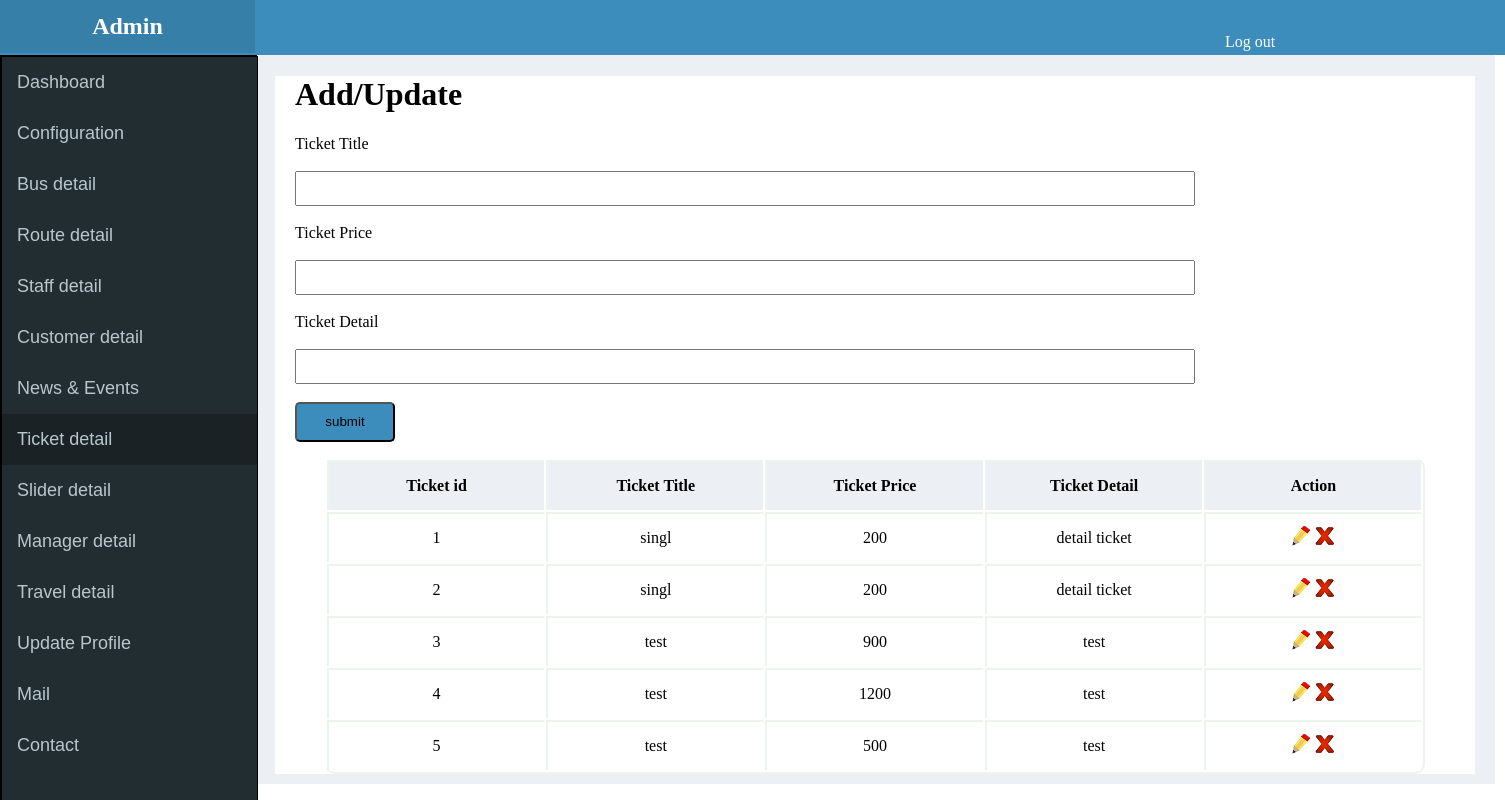
Page /admin/ticket.php (signed in) on the committed database.
### tables this page shows
CREATE TABLE IF NOT EXISTS `ticket_tbl` (
  `ticket_id` int(11) NOT NULL,
  `ticket_title` varchar(255) NOT NULL,
  `ticket_price` varchar(255) NOT NULL,
  `ticket_detail` varchar(255) NOT NULL
);

### admin/classes/general.class.php (called while the page is built, shortened)
	<?php
class general
{
	function table_data($table,$where,$order,$limit)
	{
		$query = "select * from ".$table." ".$where." ".$order." ".$limit;
		$conn = mysqli_connect(HOST,USER,PASS,DB);
		$sql = mysqli_query($conn,$query);
		$i=0;
		while($row = mysqli_fetch_assoc($sql))
		{
			$data[$i] = $row;
			$i++;
		}
		return $data;
	}
}
?>

### admin/classes/login.class.php (called while the page is built, shortened)
<?php
class login
{
	function check_login()
	{
		$conn = mysqli_connect(HOST,USER,PASS,DB);
		 $query = "select * from user_tbl where user_id = ".$_SESSION['webapp']['user']['user_id'];
		$sql = mysqli_query($conn,$query);
		$data = mysqli_num_rows($sql);
	}
}
?>

### admin/ticket.php (the view, shortened to what this page needs)
<?php
include('../config.php');
$check = new login;
$check->check_login();
?>
<?php include(ADMIN_PATH.'include/header.php'); ?>
<?php include(ADMIN_PATH.'include/sidbar.php'); ?>
<?php
	$gen = new general;
	$table_data = $gen->table_data('ticket_tbl','',"order by ticket_id asc","");
	?>
<htlm>
<head>
<link rel="stylesheet" href="css/style.css">
</head>
<body>
<div class="main_body">
<div class="main_inner">
<div class="form_insert">
<h1>Add/Update</h1>
<form action="<?php echo ADMIN_URL; ?>action/general.action.php" method="post"	enctype="multipart/form-data">
Ticket Title<br><br>
<input type="text" name="ticket_title"  value= "<?php if(isset($_GET['edit']) && $_GET['edit']!=""){echo $editdata ['ticket_title']; } ?>" required style="width:900px;height:35px;"><br><br>
Ticket Price	<br><br>
<input type="text" name="ticket_price"  value="<?php if(isset($_GET['edit']) && $_GET['edit']!=""){echo $editdata ['ticket_price']; } ?>" required style="width:900px;height:35px;"><br><br>
Ticket Detail	<br><br>
<input type="text" name="ticket_detail" value="<?php if(isset($_GET['edit']) && $_GET['edit']!=""){echo $editdata ['ticket_detail']; } ?>" required  style="width:900px;height:35px;"><br><br>
<input type="submit" name="submit" value="submit" style="width:100px;height:40px;background-color:#3C8DBC;border-radius:5px;">
</form>
  </div>
<table style="border-bottom:2px solid #ECF5ED;border-right:2px solid #ECF5ED; width:1100px;margin:0 auto;border-radius:10px;">
<tr>
     <th style="background-color:#ECF0F5;height:50px;width:150px;border-color:#ECF5ED;">
		Ticket id
	</th>
	<th style="background-color:#ECF0F5;height:50px;width:150px;border-color:#ECF5ED;">
		Ticket Title
	</th>
	<th style="background-color:#ECF0F5;height:50px;width:150px;border-color:#ECF5ED;">
		  Ticket Price
	</th>
	<th style="background-color:#ECF0F5;height:50px;width:150px;border-color:#ECF5ED;">
		Ticket Detail
	</th>
		<th style="background-color:#ECF0F5;height:50px;width:150px;border-color:#ECF5ED;">
		Action
	</th>
</tr>
<?php
	$counter=0;
    foreach($table_data as $each_row){  $counter++ ?>
<tr style="border-bottom:1px solid #000;">
	<td style="background-color:#FFFFFF;height:50px;width:150px;border-color:#ECF5ED;">
	<?php echo $counter; ?>
	</td>
	<td style="background-color:#FFFFFF;height:50px;width:150px;border-color:#ECF5ED;">
	<?php echo $each_row['ticket_title'] ?>
	</td>
	<td style="background-color:#FFFFFF;height:50px;width:150px;border-color:#ECF5ED;">
	   <?php echo $each_row['ticket_price'] ?>
	</td>
	<td style="background-color:#FFFFFF;height:50px;width:150px;border-color:#ECF5ED;">
	<?php echo $each_row['ticket_detail'] ?>
	</td>
	<td style="background-color:#FFFFFF;height:50px;width:150px;border-color:#ECF5ED;">
		 <a href="<?php echo ADMIN_URL.'ticket.php?edit='.$each_row['ticket_id'] ?>"><img src="image/edit.png"></a>
		<a onClick="return confirmation();" href="<?php echo ADMIN_URL.'ticket.php?delete='.$each_row['ticket_id'] ?>"><img src="image/delete.png"></a>
		</td>
	</tr>
 <?php  } ?>
	</table>
	</div>
	</div>
</body>
</html>

### admin/css/style.css (style rules this page uses)
body { padding:0 auto; margin:0 auto; }
.main_body { width:1240px; height:auto; background-color:#ECF0F5; padding-bottom:10px; margin-left:255px; margin-top:55px; float:left; }
.main_inner { width:1200px; height:auto; background-color:#FFFFFF; margin-left:20px; margin-top:20px; }
.form_insert { width:1000px; height:auto; margin-left:20px; }

### admin/ticket.php (style rules this page uses)
table tr td { text-align:center;border-top:2px solid #000;border-left:2px solid #000;background-color:#FFFFFF; }
table tr th { text-align:center;border-top:2px solid #000;border-left:2px solid #000;background-color:#FFFFFF; }

### rows in the picture
ticket_tbl: ticket_title "singl", ticket_price "200", ticket_detail "detail ticket"
ticket_tbl: ticket_title "singl", ticket_price "200", ticket_detail "detail ticket"
ticket_tbl: ticket_title "test", ticket_price "900", ticket_detail "test"
ticket_tbl: ticket_title "test", ticket_price "1200", ticket_detail "test"
ticket_tbl: ticket_title "test", ticket_price "500", ticket_detail "test"
